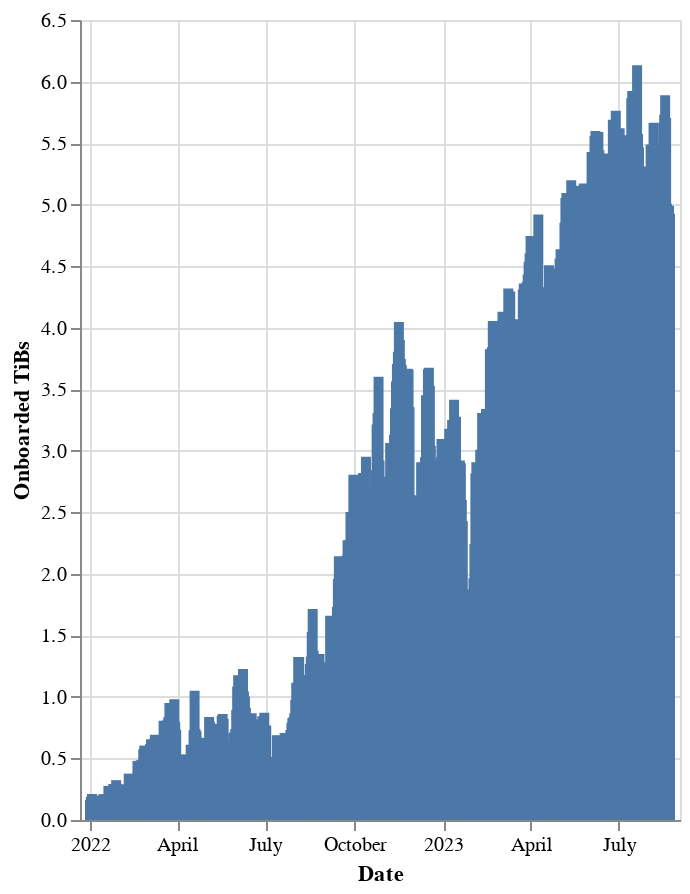

The notebook cell saved with this chart:
### Markdown cell above
::: {layout="[ [3, 2] ]"}

### Code cell
# | output: true

display(Markdown(f"### Data Onboarding Rate"))

c = (
    alt.Chart(df)
    .mark_bar()
    .encode(
        x=alt.X("date:T", title="Date"),
        y=alt.Y("onboarded_tibs:Q", title="Onboarded TiBs"),
        # color=alt.value("#55595c"),
        tooltip=[
            alt.Tooltip("date:T", title="Date"),
            alt.Tooltip("onboarded_tibs:Q", title="Onboarded TiBs"),
        ],
    )
    .properties(width="container", height=400)
)

# Make it zoomable and lock the y axis
# c = c.interactive(bind_y=False)

c.display()

### Figure 1 — Vega-Lite specification as saved in the notebook (floating-point values rounded to 4 significant figures; data arrays with more than 128 entries replaced by an {"elided": "..."} marker saying what was removed)
{"config": {"view": {"continuousWidth": 300, "continuousHeight": 300}}, "data": {"name": "data-4392c94ba2944c7b1cd454b1a309ac61"}, "mark": {"type": "bar"}, "encoding": {"tooltip": [{"field": "date", "title": "Date", "type": "temporal"}, {"field": "onboarded_tibs", "title": "Onboarded TiBs", "type": "quantitative"}], "x": {"field": "date", "title": "Date", "type": "temporal"}, "y": {"field": "onboarded_tibs", "title": "Onboarded TiBs", "type": "quantitative"}}, "height": 400, "width": "container", "$schema": "https://vega.github.io/schema/vega-lite/v5.8.0.json", "datasets": {"data-4392c94ba2944c7b1cd454b1a309ac61": {"elided": "600 records"}}}
